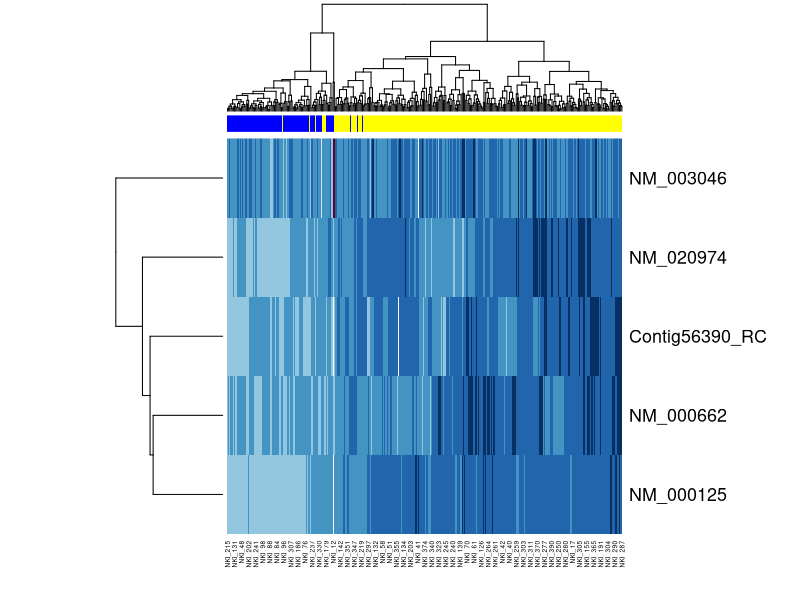

R code for this plot:
## ---- chunk 1
genes <- read.delim("gene.description.txt")
subjects <- read.delim("cancer.patients.txt")
evals <- read.delim("gene.expression.txt",stringsAsFactors = FALSE)
## ---- chunk 2

##HIDE ME!!!
genelist <- c("ESR1", "NAT1", "SUSD3","SLC7A2" ,"SCUBE2")
probes <- na.omit(genes[match(genelist,genes[,2]),1])
exprows <- match(probes,rownames(evals))

library(RColorBrewer)
sampcol <- rep("blue", ncol(evals))
sampcol[subjects$er == 1 ] <- "yellow"
rbPal <- brewer.pal(10, "RdBu")
heatmap(as.matrix(evals[exprows,]),ColSideColors = sampcol,col=rbPal)
## ---- chunk 3

##YOUR CODE HERE

